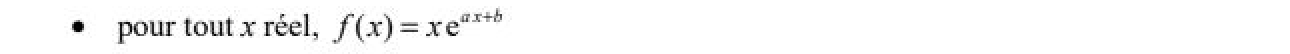
#> input picture line_5.png, 645 x 27 px (shown 2 times larger)
$ python verif.py
#> lines starting #> are read from the running program, lines starting #| are printed output that depends on the picture
from skimage import io, transform

def zoom_image_skimage(image_path, zoom_factor, output_path):
    # Charger l'image
#> called with image_path = 'line_5.png', zoom_factor = 2, output_path = 'zoomed_image.jpg'
    image = io.imread(image_path)
#> image is the input picture: shape (27, 645); min 0, max 255, mean 248.3

    # Calculer la nouvelle taille
    new_height = int(image.shape[0] * zoom_factor)
#> new_height = 54
    new_width = int(image.shape[1] * zoom_factor)
#> new_width = 1290

    # Redimensionner l'image
    zoomed_image = transform.resize(image, (new_height, new_width), anti_aliasing=True)
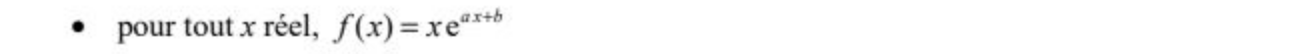
#> zoomed_image: shape (54, 1290) float64; min 0.00049, max 1, mean 0.974

    # Sauvegarder l'image zoomée
    io.imsave(output_path, (zoomed_image * 255).astype('uint8'))  # Convertir en uint8 pour l'enregistrement
    print(f"L'image zoomée a été sauvegardée dans : {output_path}")

# Exemple d'utilisation
zoom_image_skimage("line_5.png", 2.0, "zoomed_image.jpg")  # Zoom x2

$ run again, with ligne_test_math.JPG saved as line_5.png
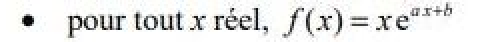
#> input picture ligne_test_math.JPG, 242 x 21 px (shown 2 times larger)
#> in zoom_image_skimage, image is the input picture: shape (21, 242, 3); mean R, G, B 231, 231.4, 230.6
#> in zoom_image_skimage, `zoomed_image = transform.resize(image, (new_height, new_width), anti_a..`:
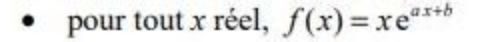
#> zoomed_image: shape (42, 484, 3) float64; mean R, G, B 0.906, 0.907, 0.904

$ run again, with moin.JPG saved as line_5.png
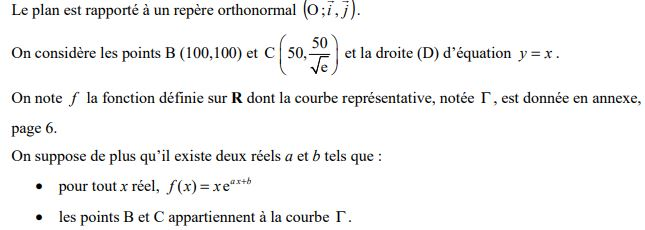
#> input picture moin.JPG, 645 x 230 px
#> in zoom_image_skimage, image is the input picture: shape (230, 645, 3); mean R, G, B 243.4, 243.6, 243.2
#> in zoom_image_skimage, `zoomed_image = transform.resize(image, (new_height, new_width), anti_a..`:
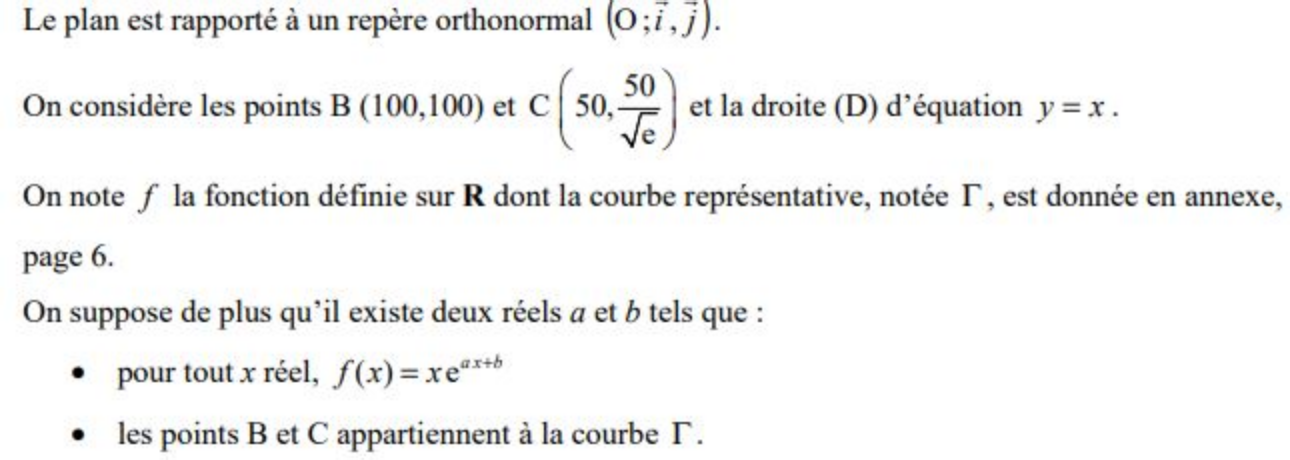
#> zoomed_image: shape (460, 1290, 3) float64; mean R, G, B 0.955, 0.955, 0.954
